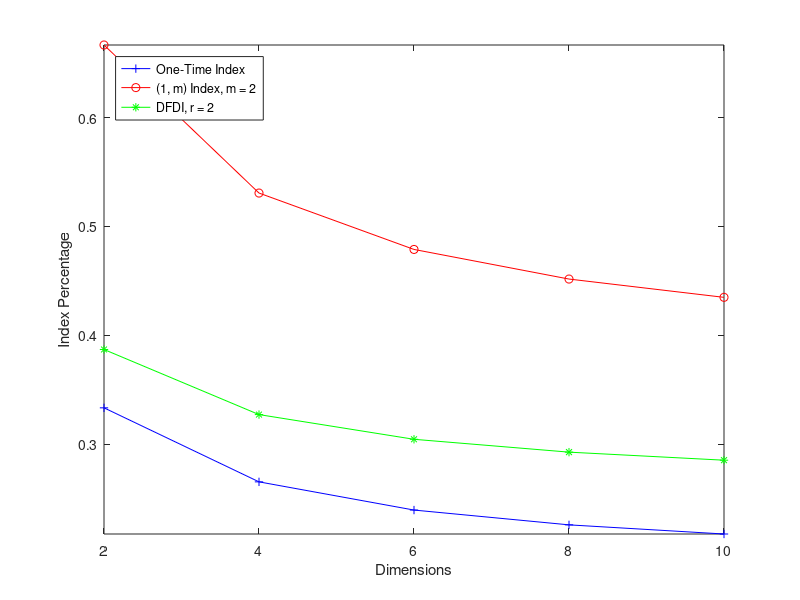

Write MATLAB code to recreate this figure.
x=[2 4 6 8 10]

%One-Time Index Percentage
y1=[
    0.3333
    0.2653
    0.2394
    0.2258
    0.2174
]

%(1, m) Index Percentage
y2=[
    0.6666
    0.5306
    0.4788
    0.4516
    0.4348
]

%DFDI Index Percentage
y3=[
    0.3869
    0.3271
    0.3044
    0.2926
    0.2852
]

plot(x, y1, 'b-+', x, y2, 'r-o', x, y3, 'g-*');
ylabel('Index Percentage');
xlabel('Dimensions');
legend('One-Time Index', '(1, m) Index, m = 2', 'DFDI, r = 2', 'location', 'NorthWest');
axis tight
set(gca, 'XTick', x)
%title('Execution Time vs Image Size');
%print -deps execution_time.eps